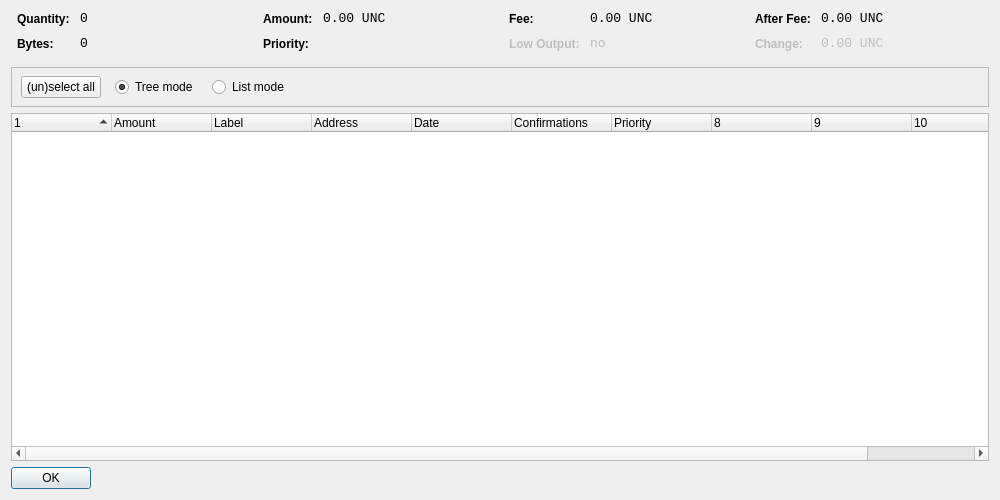
<?xml version="1.0" encoding="UTF-8"?>
<ui version="4.0">
 <class>CoinControlDialog</class>
 <widget class="QDialog" name="CoinControlDialog">
  <property name="geometry">
   <rect>
    <x>0</x>
    <y>0</y>
    <width>1000</width>
    <height>500</height>
   </rect>
  </property>
  <property name="windowTitle">
   <string>Coin Control</string>
  </property>
  <layout class="QVBoxLayout" name="verticalLayout">
   <item>
    <layout class="QHBoxLayout" name="horizontalLayoutTop" stretch="0,0,0,0">
     <property name="topMargin">
      <number>0</number>
     </property>
     <property name="bottomMargin">
      <number>10</number>
     </property>
     <item>
      <layout class="QFormLayout" name="formLayoutCoinControl1">
       <property name="horizontalSpacing">
        <number>10</number>
       </property>
       <property name="verticalSpacing">
        <number>10</number>
       </property>
       <property name="leftMargin">
        <number>6</number>
       </property>
       <property name="rightMargin">
        <number>6</number>
       </property>
       <item row="0" column="0">
        <widget class="QLabel" name="labelCoinControlQuantityText">
         <property name="styleSheet">
          <string notr="true">font-weight:bold;</string>
         </property>
         <property name="text">
          <string>Quantity:</string>
         </property>
        </widget>
       </item>
       <item row="0" column="1">
        <widget class="QLabel" name="labelCoinControlQuantity">
         <property name="font">
          <font>
           <family>Monospace</family>
           <pointsize>10</pointsize>
          </font>
         </property>
         <property name="cursor">
          <cursorShape>IBeamCursor</cursorShape>
         </property>
         <property name="contextMenuPolicy">
          <enum>Qt::ActionsContextMenu</enum>
         </property>
         <property name="text">
          <string notr="true">0</string>
         </property>
         <property name="textInteractionFlags">
          <set>Qt::LinksAccessibleByMouse|Qt::TextSelectableByKeyboard|Qt::TextSelectableByMouse</set>
         </property>
        </widget>
       </item>
       <item row="1" column="0">
        <widget class="QLabel" name="labelCoinControlBytesText">
         <property name="styleSheet">
          <string notr="true">font-weight:bold;</string>
         </property>
         <property name="text">
          <string>Bytes:</string>
         </property>
        </widget>
       </item>
       <item row="1" column="1">
        <widget class="QLabel" name="labelCoinControlBytes">
         <property name="font">
          <font>
           <family>Monospace</family>
           <pointsize>10</pointsize>
          </font>
         </property>
         <property name="cursor">
          <cursorShape>IBeamCursor</cursorShape>
         </property>
         <property name="contextMenuPolicy">
          <enum>Qt::ActionsContextMenu</enum>
         </property>
         <property name="text">
          <string notr="true">0</string>
         </property>
         <property name="textInteractionFlags">
          <set>Qt::LinksAccessibleByMouse|Qt::TextSelectableByKeyboard|Qt::TextSelectableByMouse</set>
         </property>
        </widget>
       </item>
      </layout>
     </item>
     <item>
      <layout class="QFormLayout" name="formLayoutCoinControl2">
       <property name="horizontalSpacing">
        <number>10</number>
       </property>
       <property name="verticalSpacing">
        <number>10</number>
       </property>
       <property name="leftMargin">
        <number>6</number>
       </property>
       <property name="rightMargin">
        <number>6</number>
       </property>
       <item row="0" column="0">
        <widget class="QLabel" name="labelCoinControlAmountText">
         <property name="styleSheet">
          <string notr="true">font-weight:bold;</string>
         </property>
         <property name="text">
          <string>Amount:</string>
         </property>
        </widget>
       </item>
       <item row="0" column="1">
        <widget class="QLabel" name="labelCoinControlAmount">
         <property name="font">
          <font>
           <family>Monospace</family>
           <pointsize>10</pointsize>
          </font>
         </property>
         <property name="cursor">
          <cursorShape>IBeamCursor</cursorShape>
         </property>
         <property name="contextMenuPolicy">
          <enum>Qt::ActionsContextMenu</enum>
         </property>
         <property name="text">
          <string notr="true">0.00 UNC</string>
         </property>
         <property name="textInteractionFlags">
          <set>Qt::LinksAccessibleByMouse|Qt::TextSelectableByKeyboard|Qt::TextSelectableByMouse</set>
         </property>
        </widget>
       </item>
       <item row="1" column="0">
        <widget class="QLabel" name="labelCoinControlPriorityText">
         <property name="styleSheet">
          <string notr="true">font-weight:bold;</string>
         </property>
         <property name="text">
          <string>Priority:</string>
         </property>
        </widget>
       </item>
       <item row="1" column="1">
        <widget class="QLabel" name="labelCoinControlPriority">
         <property name="font">
          <font>
           <family>Monospace</family>
           <pointsize>10</pointsize>
          </font>
         </property>
         <property name="cursor">
          <cursorShape>IBeamCursor</cursorShape>
         </property>
         <property name="contextMenuPolicy">
          <enum>Qt::ActionsContextMenu</enum>
         </property>
         <property name="text">
          <string/>
         </property>
         <property name="textInteractionFlags">
          <set>Qt::LinksAccessibleByMouse|Qt::TextSelectableByKeyboard|Qt::TextSelectableByMouse</set>
         </property>
        </widget>
       </item>
      </layout>
     </item>
     <item>
      <layout class="QFormLayout" name="formLayoutCoinControl3">
       <property name="horizontalSpacing">
        <number>10</number>
       </property>
       <property name="verticalSpacing">
        <number>10</number>
       </property>
       <property name="leftMargin">
        <number>6</number>
       </property>
       <property name="rightMargin">
        <number>6</number>
       </property>
       <item row="0" column="0">
        <widget class="QLabel" name="labelCoinControlFeeText">
         <property name="styleSheet">
          <string notr="true">font-weight:bold;</string>
         </property>
         <property name="text">
          <string>Fee:</string>
         </property>
        </widget>
       </item>
       <item row="0" column="1">
        <widget class="QLabel" name="labelCoinControlFee">
         <property name="font">
          <font>
           <family>Monospace</family>
           <pointsize>10</pointsize>
          </font>
         </property>
         <property name="cursor">
          <cursorShape>IBeamCursor</cursorShape>
         </property>
         <property name="contextMenuPolicy">
          <enum>Qt::ActionsContextMenu</enum>
         </property>
         <property name="text">
          <string notr="true">0.00 UNC</string>
         </property>
         <property name="textInteractionFlags">
          <set>Qt::LinksAccessibleByMouse|Qt::TextSelectableByKeyboard|Qt::TextSelectableByMouse</set>
         </property>
        </widget>
       </item>
       <item row="1" column="0">
        <widget class="QLabel" name="labelCoinControlLowOutputText">
         <property name="enabled">
          <bool>false</bool>
         </property>
         <property name="styleSheet">
          <string notr="true">font-weight:bold;</string>
         </property>
         <property name="text">
          <string>Low Output:</string>
         </property>
        </widget>
       </item>
       <item row="1" column="1">
        <widget class="QLabel" name="labelCoinControlLowOutput">
         <property name="enabled">
          <bool>false</bool>
         </property>
         <property name="font">
          <font>
           <family>Monospace</family>
           <pointsize>10</pointsize>
          </font>
         </property>
         <property name="cursor">
          <cursorShape>IBeamCursor</cursorShape>
         </property>
         <property name="contextMenuPolicy">
          <enum>Qt::ActionsContextMenu</enum>
         </property>
         <property name="text">
          <string notr="true">no</string>
         </property>
         <property name="textInteractionFlags">
          <set>Qt::LinksAccessibleByMouse|Qt::TextSelectableByKeyboard|Qt::TextSelectableByMouse</set>
         </property>
        </widget>
       </item>
      </layout>
     </item>
     <item>
      <layout class="QFormLayout" name="formLayoutCoinControl4">
       <property name="horizontalSpacing">
        <number>10</number>
       </property>
       <property name="verticalSpacing">
        <number>10</number>
       </property>
       <property name="leftMargin">
        <number>6</number>
       </property>
       <property name="rightMargin">
        <number>6</number>
       </property>
       <item row="0" column="0">
        <widget class="QLabel" name="labelCoinControlAfterFeeText">
         <property name="styleSheet">
          <string notr="true">font-weight:bold;</string>
         </property>
         <property name="text">
          <string>After Fee:</string>
         </property>
        </widget>
       </item>
       <item row="0" column="1">
        <widget class="QLabel" name="labelCoinControlAfterFee">
         <property name="font">
          <font>
           <family>Monospace</family>
           <pointsize>10</pointsize>
          </font>
         </property>
         <property name="cursor">
          <cursorShape>IBeamCursor</cursorShape>
         </property>
         <property name="contextMenuPolicy">
          <enum>Qt::ActionsContextMenu</enum>
         </property>
         <property name="text">
          <string notr="true">0.00 UNC</string>
         </property>
         <property name="textInteractionFlags">
          <set>Qt::LinksAccessibleByMouse|Qt::TextSelectableByKeyboard|Qt::TextSelectableByMouse</set>
         </property>
        </widget>
       </item>
       <item row="1" column="0">
        <widget class="QLabel" name="labelCoinControlChangeText">
         <property name="enabled">
          <bool>false</bool>
         </property>
         <property name="styleSheet">
          <string notr="true">font-weight:bold;</string>
         </property>
         <property name="text">
          <string>Change:</string>
         </property>
        </widget>
       </item>
       <item row="1" column="1">
        <widget class="QLabel" name="labelCoinControlChange">
         <property name="enabled">
          <bool>false</bool>
         </property>
         <property name="font">
          <font>
           <family>Monospace</family>
           <pointsize>10</pointsize>
          </font>
         </property>
         <property name="cursor">
          <cursorShape>IBeamCursor</cursorShape>
         </property>
         <property name="contextMenuPolicy">
          <enum>Qt::ActionsContextMenu</enum>
         </property>
         <property name="text">
          <string notr="true">0.00 UNC</string>
         </property>
         <property name="textInteractionFlags">
          <set>Qt::LinksAccessibleByMouse|Qt::TextSelectableByKeyboard|Qt::TextSelectableByMouse</set>
         </property>
        </widget>
       </item>
      </layout>
     </item>
    </layout>
   </item>
   <item>
    <widget class="QFrame" name="frame">
     <property name="minimumSize">
      <size>
       <width>0</width>
       <height>40</height>
      </size>
     </property>
     <property name="frameShape">
      <enum>QFrame::StyledPanel</enum>
     </property>
     <property name="frameShadow">
      <enum>QFrame::Sunken</enum>
     </property>
     <widget class="QWidget" name="horizontalLayoutWidget">
      <property name="geometry">
       <rect>
        <x>10</x>
        <y>0</y>
        <width>781</width>
        <height>41</height>
       </rect>
      </property>
      <layout class="QHBoxLayout" name="horizontalLayoutPanel" stretch="0,0,0,0,0">
       <property name="spacing">
        <number>14</number>
       </property>
       <item>
        <widget class="QPushButton" name="pushButtonSelectAll">
         <property name="sizePolicy">
          <sizepolicy hsizetype="Maximum" vsizetype="Fixed">
           <horstretch>0</horstretch>
           <verstretch>0</verstretch>
          </sizepolicy>
         </property>
         <property name="text">
          <string>(un)select all</string>
         </property>
        </widget>
       </item>
       <item>
        <widget class="QRadioButton" name="radioTreeMode">
         <property name="sizePolicy">
          <sizepolicy hsizetype="Maximum" vsizetype="Fixed">
           <horstretch>0</horstretch>
           <verstretch>0</verstretch>
          </sizepolicy>
         </property>
         <property name="text">
          <string>Tree mode</string>
         </property>
         <property name="checked">
          <bool>true</bool>
         </property>
        </widget>
       </item>
       <item>
        <widget class="QRadioButton" name="radioListMode">
         <property name="sizePolicy">
          <sizepolicy hsizetype="Maximum" vsizetype="Fixed">
           <horstretch>0</horstretch>
           <verstretch>0</verstretch>
          </sizepolicy>
         </property>
         <property name="text">
          <string>List mode</string>
         </property>
        </widget>
       </item>
       <item>
        <spacer name="horizontalSpacer">
         <property name="orientation">
          <enum>Qt::Horizontal</enum>
         </property>
         <property name="sizeHint" stdset="0">
          <size>
           <width>40</width>
           <height>20</height>
          </size>
         </property>
        </spacer>
       </item>
      </layout>
     </widget>
    </widget>
   </item>
   <item>
    <widget class="CoinControlTreeWidget" name="treeWidget">
     <property name="contextMenuPolicy">
      <enum>Qt::CustomContextMenu</enum>
     </property>
     <property name="sortingEnabled">
      <bool>false</bool>
     </property>
     <property name="columnCount">
      <number>11</number>
     </property>
     <attribute name="headerShowSortIndicator" stdset="0">
      <bool>true</bool>
     </attribute>
     <attribute name="headerStretchLastSection">
      <bool>false</bool>
     </attribute>
     <column>
      <property name="text">
       <string/>
      </property>
     </column>
     <column>
      <property name="text">
       <string>Amount</string>
      </property>
     </column>
     <column>
      <property name="text">
       <string>Label</string>
      </property>
     </column>
     <column>
      <property name="text">
       <string>Address</string>
      </property>
     </column>
     <column>
      <property name="text">
       <string>Date</string>
      </property>
     </column>
     <column>
      <property name="text">
       <string>Confirmations</string>
      </property>
      <property name="toolTip">
       <string>Confirmed</string>
      </property>
     </column>
     <column>
      <property name="text">
       <string>Priority</string>
      </property>
     </column>
     <column>
      <property name="text">
       <string/>
      </property>
     </column>
     <column>
      <property name="text">
       <string/>
      </property>
     </column>
     <column>
      <property name="text">
       <string/>
      </property>
     </column>
     <column>
      <property name="text">
       <string/>
      </property>
     </column>
    </widget>
   </item>
   <item>
    <widget class="QDialogButtonBox" name="buttonBox">
     <property name="sizePolicy">
      <sizepolicy hsizetype="Maximum" vsizetype="Fixed">
       <horstretch>0</horstretch>
       <verstretch>0</verstretch>
      </sizepolicy>
     </property>
     <property name="orientation">
      <enum>Qt::Horizontal</enum>
     </property>
     <property name="standardButtons">
      <set>QDialogButtonBox::Ok</set>
     </property>
    </widget>
   </item>
  </layout>
 </widget>
 <customwidgets>
  <customwidget>
   <class>CoinControlTreeWidget</class>
   <extends>QTreeWidget</extends>
   <header>coincontroltreewidget.h</header>
  </customwidget>
 </customwidgets>
 <resources/>
 <connections/>
</ui>
